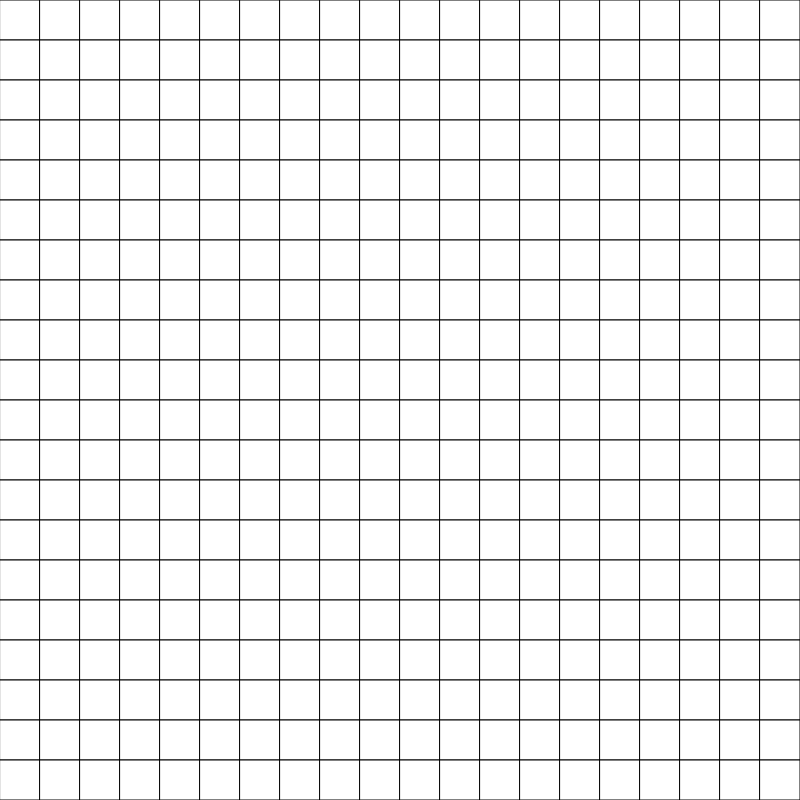
Frame 1 (no input)
Frame 60 (no input): identical to frame 1, image omitted
Frame 120 (the mouse pressed at the canvas centre since frame 60): identical to frame 1, image omitted

The p5.js sketch that drew this single still picture (run headless with seeded random() and noise() and a simulated clock; from frame 60 on, the mouse is pressed at the canvas centre):

// p5.js sketch
// ── sketch.js
// 2D grid

let grid = [];

function setup() {
  createCanvas(800, 800);
  grid = createArray(20, 20);
}

function draw() {
  background(220);
  displayGrid(grid);
}

function displayGrid(theGrid){
  // assumes the grid is a square 
  for (let y = 0; y < theGrid[0].length; y++){
    for (let x = 0; x < theGrid[0].length; x++){
      let cellSize = width/ theGrid[0].length;
      rect(x * cellSize, y * cellSize, cellSize, cellSize);
    }
  }
}


function createArray(cols, rows){
  let someArray = [];
  for (let i = 0; i < cols; i++){
    someArray.push([]);
    for (let j = 0; j < rows; j++){

      if (random(100) < 50){
        someArray[i].push(1);
      }

      else {
        someArray[i].push(0);
      }
    }
  } 
  return someArray;
}
